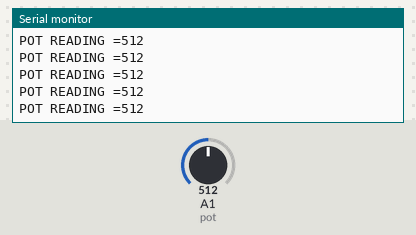
The sketch below on a simulated Arduino Uno, built with avr-gcc and run on an emulated ATmega328P. Shown: the last lines printed to the serial monitor. The test bench sets the inputs (shaded band); at power-on: A1 (pot) = 512.

Above: at 1.2 s.
1.3 s: A1 (pot) set to 11
At 2.1 s:
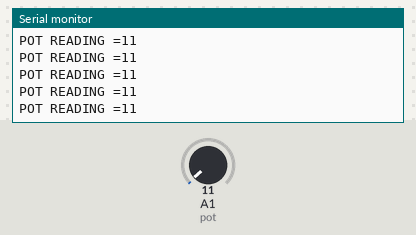
2.8 s: A1 (pot) set to 8
At 3.7 s:
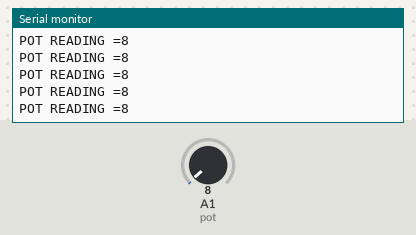
11.8 s: A1 (pot) set to 984
At 12.4 s:
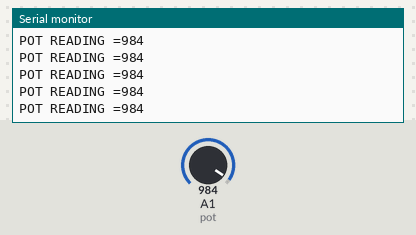
14.8 s: A1 (pot) set to 1008
At 15.8 s:
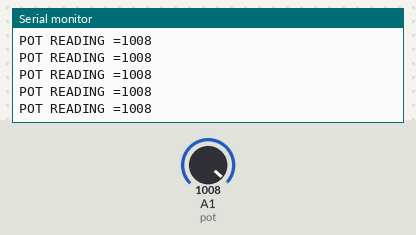
Timing chart, 0 to 17.8 s (numbered marks = the images above; inputs shaded):
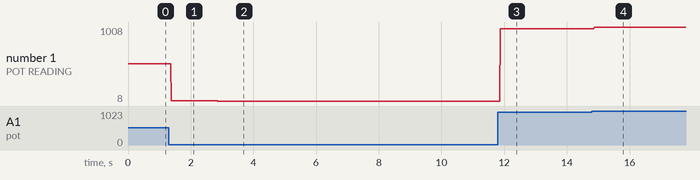

The sketch:

pot_ino.ino
```cpp
#define pot A1

void setup() {
  Serial.begin(9600);
  pinMode(pot,INPUT);
}

  void loop() {
 int x = analogRead(pot);
 Serial.print("POT READING =");
 Serial.println(x);


  }
```

Measured:
- after the input at 1.3 s, the serial monitor: prints a new line after 0.09 s (image 1)
- after the input at 2.8 s, the serial monitor: prints a new line after 0.07 s (image 2)
- after the input at 11.8 s, the serial monitor: prints a new line after 0.07 s (image 3)
- after the input at 14.8 s, the serial monitor: prints a new line after 0.07 s (image 4)
- plotted number 1: 512 → 11 after the input at 1.3 s, 11 → 8 after the input at 2.8 s, 8 → 984 after the input at 11.8 s, 984 → 1008 after the input at 14.8 s
